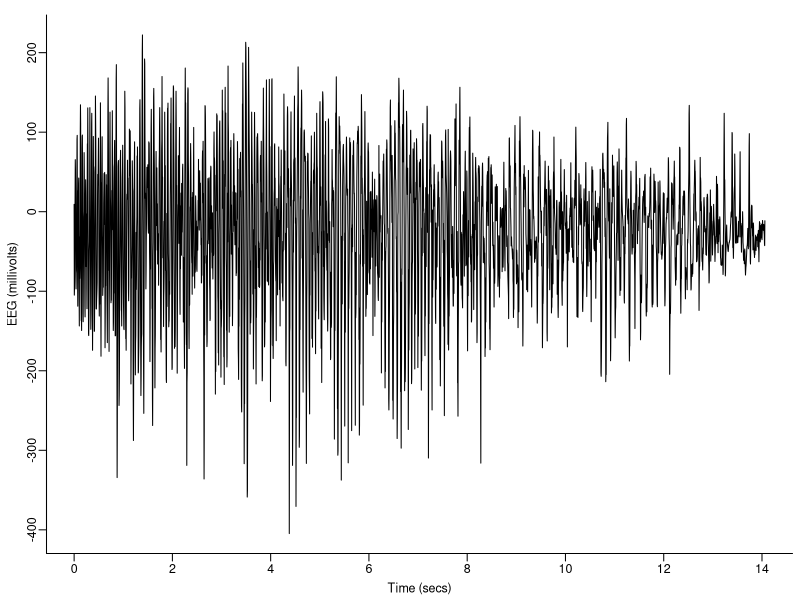

Recreate this plot in R.

## ======================================================================
## Script: Figure7_code.R
## Purpose: Plot eeg series
## ======================================================================

eeg <- scan("EEG_data/eeg_F3.txt")

T. <- length(eeg)

ts <- seq(from=0, len=length(eeg), by=1/256)


pdf("figures/Figure7_eeg_naive.pdf", height = 1.5, width = 6.5)

par(mfrow=c(1,1), cex=0.75, mar=c(3.1,3.1,1,0.5), mgp=c(1.8,0.5,0), bty="L")

plot(ts, eeg, type="l", xlab = "Time (secs)", 
     ylab = "EEG (millivolts)")

dev.off()
